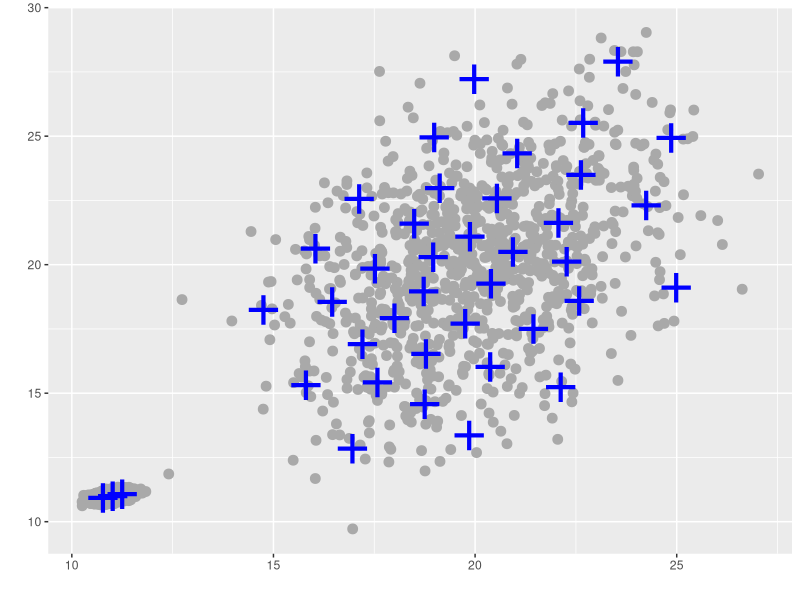

The R script that drew this image:
library(MASS)
library(ggplot2)
Sigma <- matrix(c(0.04,0.01,0.01,0.01),2,2)
x <- mvrnorm(n = 10000, rep(11, 2), Sigma)

Sigma2 <- matrix(c(5,3,3,10),2,2)
y <- mvrnorm(n = 1000, rep(20, 2), Sigma2)

z <- rbind(x,y)
df <- as.data.frame(z)

p <- ggplot(df, aes(V1, V2))
#p + geom_point(size=5, color="grey") + labs(title="Initial configuration")

init_centers <- rbind(y[sample(37),], x[sample(3),])
k <- kmeans(z,centers = init_centers)#, iter.max = 3)
centers <- as.data.frame(k$centers)

p <- p + geom_point(size=3, color="darkgrey") + 
  geom_point(data=centers, aes(V1, V2), size=15, color="blue", shape="+") +
  xlab("")+
  ylab("") 

#p
ggsave(p, filename = "motivate_weighting.png")
